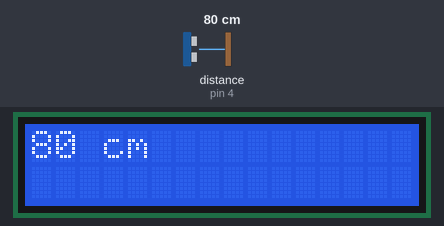
Bench run of a sketch on a simulated Arduino Uno, built with avr-gcc and run on an emulated ATmega328P. Parts: 16×2 character LCD. Wiring (inferred from the names in the program): ultrasonic range finder: trigger pin 2; echo pin 4. The test bench sets the inputs (shaded band); at power-on: distance to the obstacle (sensor on pin 4) 80 cm. The echo pulse lasts 58.3 µs per cm; what the sketch prints to the serial monitor is not drawn.

Above: at 1.2 s.
1.3 s: distance to the obstacle (sensor on pin 4) set to 2 cm
At 2.7 s:
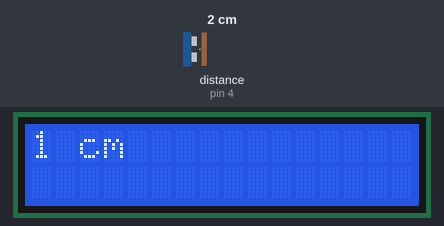
5.4 s: distance to the obstacle (sensor on pin 4) set to 4 cm
At 6.9 s:
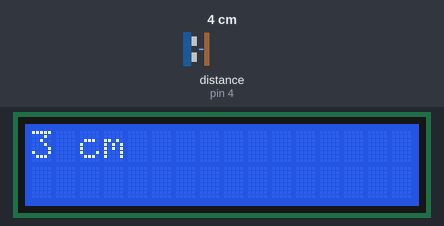
8.6 s: distance to the obstacle (sensor on pin 4) set to 9 cm
At 9.9 s:
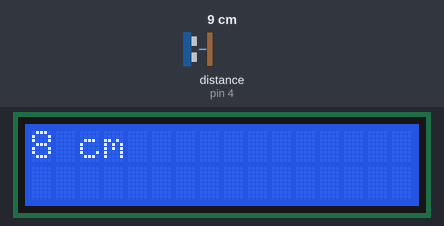
Timing chart, 0 to 11.6 s (numbered marks = the images above; inputs shaded):
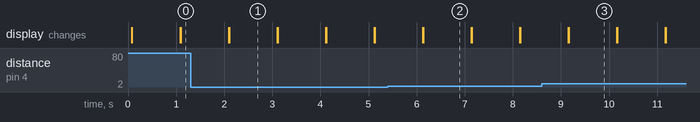

Measured:
- after the input at 1.3 s, the display: first differs from a run without the input after 0.80 s (image 1)
- after the input at 5.4 s, the display: first differs from a run without the input after 0.73 s (image 2)
- after the input at 8.6 s, the display: first differs from a run without the input after 0.56 s (image 3)
- what the display in image 1 shows lasts 1.0 s, from 2.1 s to 3.1 s

The sketch:

Testing_Sensor.ino
```cpp
#include <Wire.h>
#include <SoftwareSerial.h>
#include <LiquidCrystal_I2C.h>

LiquidCrystal_I2C lcd(0x27, 16, 2);
const int Trig = 2;
const int Echo = 4;

void setup() {
  // put your setup code here, to run once:
  Serial.begin(9600);
  lcd.init();
  lcd.backlight();
  pinMode(Trig, OUTPUT);
  pinMode(Echo, INPUT);

}

void loop() {
  // put your main code here, to run repeatedly:
  lcd.clear();
  digitalWrite(Trig, LOW);
  delayMicroseconds(4);
  digitalWrite(Trig, HIGH);
  delayMicroseconds(10);
  digitalWrite(Trig, LOW);
  long t = pulseIn(Echo, HIGH);
  long cm = t / 29 / 2; // konversi
  String CM = " cm";
  Serial.println(cm + CM);
  lcd.setCursor(0, 0);
  lcd.print(cm + CM);
  delay(1000);
}
```
